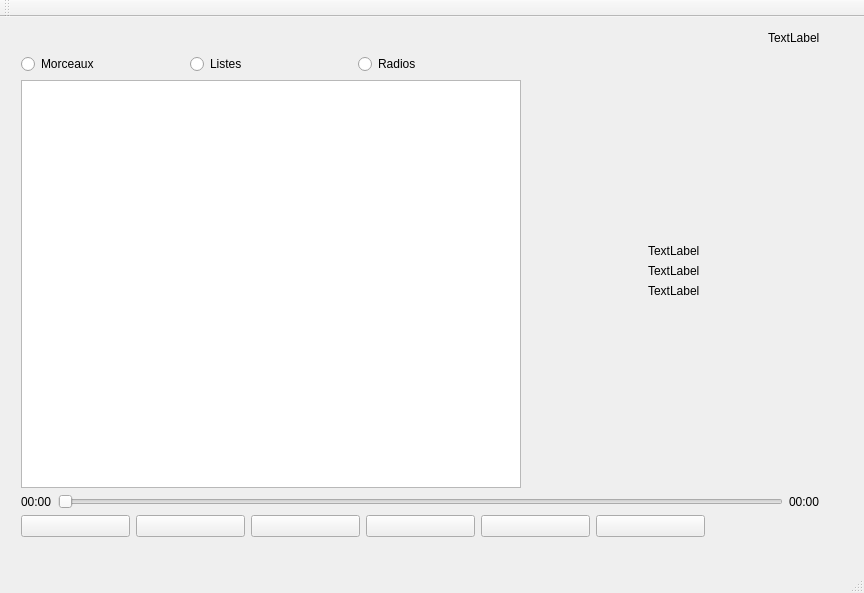
<?xml version="1.0" encoding="UTF-8"?>
<ui version="4.0">
 <class>MainWindow</class>
 <widget class="QMainWindow" name="MainWindow">
  <property name="geometry">
   <rect>
    <x>0</x>
    <y>0</y>
    <width>864</width>
    <height>593</height>
   </rect>
  </property>
  <property name="windowTitle">
   <string>MainWindow</string>
  </property>
  <widget class="QWidget" name="centralWidget">
   <widget class="QWidget" name="verticalLayoutWidget">
    <property name="geometry">
     <rect>
      <x>10</x>
      <y>0</y>
      <width>821</width>
      <height>531</height>
     </rect>
    </property>
    <layout class="QVBoxLayout" name="verticalLayout">
     <item>
      <layout class="QHBoxLayout" name="horizontalLayout_4">
       <item>
        <spacer name="horizontalSpacer_3">
         <property name="orientation">
          <enum>Qt::Horizontal</enum>
         </property>
         <property name="sizeHint" stdset="0">
          <size>
           <width>40</width>
           <height>20</height>
          </size>
         </property>
        </spacer>
       </item>
       <item>
        <widget class="QLabel" name="clientCount">
         <property name="text">
          <string>TextLabel</string>
         </property>
        </widget>
       </item>
      </layout>
     </item>
     <item>
      <layout class="QHBoxLayout" name="horizontalLayout">
       <item>
        <layout class="QVBoxLayout" name="verticalLayout_3">
         <item>
          <layout class="QHBoxLayout" name="horizontalLayout_5">
           <item>
            <widget class="QRadioButton" name="morceaux">
             <property name="text">
              <string>Morceaux</string>
             </property>
            </widget>
           </item>
           <item>
            <widget class="QRadioButton" name="listes">
             <property name="text">
              <string>Listes</string>
             </property>
            </widget>
           </item>
           <item>
            <widget class="QRadioButton" name="radios">
             <property name="text">
              <string>Radios</string>
             </property>
            </widget>
           </item>
          </layout>
         </item>
         <item>
          <widget class="QListWidget" name="liste">
           <property name="minimumSize">
            <size>
             <width>500</width>
             <height>300</height>
            </size>
           </property>
          </widget>
         </item>
        </layout>
       </item>
       <item>
        <spacer name="horizontalSpacer">
         <property name="orientation">
          <enum>Qt::Horizontal</enum>
         </property>
         <property name="sizeHint" stdset="0">
          <size>
           <width>40</width>
           <height>20</height>
          </size>
         </property>
        </spacer>
       </item>
       <item>
        <layout class="QVBoxLayout" name="verticalLayout_4">
         <item>
          <spacer name="verticalSpacer">
           <property name="orientation">
            <enum>Qt::Vertical</enum>
           </property>
           <property name="sizeHint" stdset="0">
            <size>
             <width>20</width>
             <height>40</height>
            </size>
           </property>
          </spacer>
         </item>
         <item>
          <widget class="QLabel" name="trackName">
           <property name="text">
            <string>TextLabel</string>
           </property>
          </widget>
         </item>
         <item>
          <widget class="QLabel" name="author">
           <property name="text">
            <string>TextLabel</string>
           </property>
          </widget>
         </item>
         <item>
          <widget class="QLabel" name="album">
           <property name="text">
            <string>TextLabel</string>
           </property>
          </widget>
         </item>
         <item>
          <spacer name="verticalSpacer_2">
           <property name="orientation">
            <enum>Qt::Vertical</enum>
           </property>
           <property name="sizeHint" stdset="0">
            <size>
             <width>20</width>
             <height>40</height>
            </size>
           </property>
          </spacer>
         </item>
        </layout>
       </item>
       <item>
        <spacer name="horizontalSpacer_2">
         <property name="orientation">
          <enum>Qt::Horizontal</enum>
         </property>
         <property name="sizeHint" stdset="0">
          <size>
           <width>40</width>
           <height>20</height>
          </size>
         </property>
        </spacer>
       </item>
      </layout>
     </item>
     <item>
      <layout class="QVBoxLayout" name="verticalLayout_2">
       <item>
        <layout class="QHBoxLayout" name="horizontalLayout_3">
         <item>
          <widget class="QLabel" name="tempsCourant">
           <property name="text">
            <string>00:00</string>
           </property>
          </widget>
         </item>
         <item>
          <widget class="MyQSlider" name="barreLecture">
           <property name="maximum">
            <number>1000</number>
           </property>
           <property name="tracking">
            <bool>false</bool>
           </property>
           <property name="orientation">
            <enum>Qt::Horizontal</enum>
           </property>
           <property name="tickPosition">
            <enum>QSlider::NoTicks</enum>
           </property>
          </widget>
         </item>
         <item>
          <widget class="QLabel" name="tempsTotal">
           <property name="text">
            <string>00:00</string>
           </property>
          </widget>
         </item>
        </layout>
       </item>
       <item>
        <layout class="QHBoxLayout" name="horizontalLayout_2">
         <item>
          <widget class="QPushButton" name="precedent">
           <property name="text">
            <string/>
           </property>
           <property name="icon">
            <iconset resource="ressource.qrc">
             <normaloff>:/images/images/prev.png</normaloff>:/images/images/prev.png</iconset>
           </property>
           <property name="iconSize">
            <size>
             <width>40</width>
             <height>16</height>
            </size>
           </property>
          </widget>
         </item>
         <item>
          <widget class="QPushButton" name="fast_backward">
           <property name="text">
            <string/>
           </property>
           <property name="icon">
            <iconset resource="ressource.qrc">
             <normaloff>:/images/images/fastBack.png</normaloff>:/images/images/fastBack.png</iconset>
           </property>
           <property name="iconSize">
            <size>
             <width>40</width>
             <height>16</height>
            </size>
           </property>
          </widget>
         </item>
         <item>
          <widget class="QPushButton" name="stop">
           <property name="text">
            <string/>
           </property>
           <property name="icon">
            <iconset resource="ressource.qrc">
             <normaloff>:/images/images/stop.png</normaloff>:/images/images/stop.png</iconset>
           </property>
           <property name="iconSize">
            <size>
             <width>40</width>
             <height>16</height>
            </size>
           </property>
          </widget>
         </item>
         <item>
          <widget class="QPushButton" name="lecturePause">
           <property name="text">
            <string/>
           </property>
          </widget>
         </item>
         <item>
          <widget class="QPushButton" name="fast_forward">
           <property name="text">
            <string/>
           </property>
           <property name="icon">
            <iconset resource="ressource.qrc">
             <normaloff>:/images/images/fastFor.png</normaloff>:/images/images/fastFor.png</iconset>
           </property>
           <property name="iconSize">
            <size>
             <width>40</width>
             <height>16</height>
            </size>
           </property>
          </widget>
         </item>
         <item>
          <widget class="QPushButton" name="suivant">
           <property name="text">
            <string/>
           </property>
           <property name="icon">
            <iconset resource="ressource.qrc">
             <normaloff>:/images/images/next.png</normaloff>:/images/images/next.png</iconset>
           </property>
           <property name="iconSize">
            <size>
             <width>40</width>
             <height>16</height>
            </size>
           </property>
          </widget>
         </item>
         <item>
          <widget class="VolumeWidget" name="volume" native="true">
           <property name="mouseTracking">
            <bool>false</bool>
           </property>
           <property name="styleSheet">
            <string notr="true"/>
           </property>
          </widget>
         </item>
        </layout>
       </item>
      </layout>
     </item>
    </layout>
   </widget>
  </widget>
  <widget class="QMenuBar" name="menuBar">
   <property name="geometry">
    <rect>
     <x>0</x>
     <y>0</y>
     <width>864</width>
     <height>29</height>
    </rect>
   </property>
  </widget>
  <widget class="QToolBar" name="mainToolBar">
   <attribute name="toolBarArea">
    <enum>TopToolBarArea</enum>
   </attribute>
   <attribute name="toolBarBreak">
    <bool>false</bool>
   </attribute>
  </widget>
  <widget class="QStatusBar" name="statusBar"/>
 </widget>
 <layoutdefault spacing="6" margin="11"/>
 <customwidgets>
  <customwidget>
   <class>VolumeWidget</class>
   <extends>QWidget</extends>
   <header>volumewidget.h</header>
   <container>1</container>
  </customwidget>
  <customwidget>
   <class>MyQSlider</class>
   <extends>QSlider</extends>
   <header>myqslider.h</header>
  </customwidget>
 </customwidgets>
 <resources>
  <include location="ressource.qrc"/>
 </resources>
 <connections/>
</ui>
